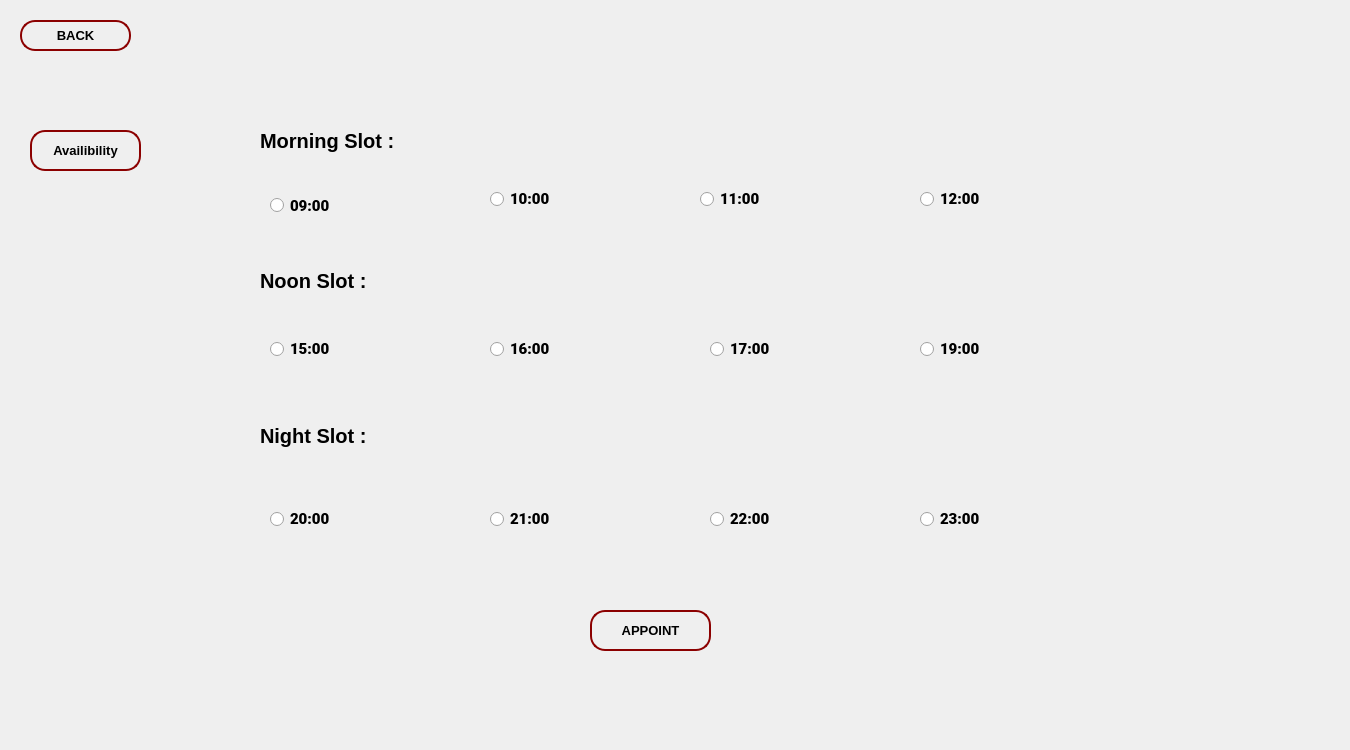
<?xml version="1.0" encoding="UTF-8"?>
<ui version="4.0">
 <class>appoinment</class>
 <widget class="QDialog" name="appoinment">
  <property name="geometry">
   <rect>
    <x>0</x>
    <y>0</y>
    <width>1350</width>
    <height>750</height>
   </rect>
  </property>
  <property name="windowTitle">
   <string>Dialog</string>
  </property>
  <property name="styleSheet">
   <string notr="true">QRadioButton{
	font-size: 15px;
font-family: roboto,sans-serif;
font-weight: 800;	
}

QLabel{
	font-size:20px;
	font-weight:bold;
}

QPushButton{
color:black;
font-weight:bold;
font-size:13px;
background-color:transparent;
border:2px solid #8b0000;
border-radius:15px;

}

QPushButton:hover{
color:white;
background:#8b0000;
border:2px solid white;
border-radius:15px;

}</string>
  </property>
  <widget class="QPushButton" name="pushButton">
   <property name="geometry">
    <rect>
     <x>20</x>
     <y>20</y>
     <width>111</width>
     <height>31</height>
    </rect>
   </property>
   <property name="text">
    <string>BACK</string>
   </property>
  </widget>
  <widget class="QRadioButton" name="m1">
   <property name="geometry">
    <rect>
     <x>270</x>
     <y>170</y>
     <width>71</width>
     <height>71</height>
    </rect>
   </property>
   <property name="styleSheet">
    <string notr="true"/>
   </property>
   <property name="text">
    <string>09:00</string>
   </property>
  </widget>
  <widget class="QRadioButton" name="m2">
   <property name="geometry">
    <rect>
     <x>490</x>
     <y>190</y>
     <width>91</width>
     <height>18</height>
    </rect>
   </property>
   <property name="text">
    <string>10:00</string>
   </property>
  </widget>
  <widget class="QRadioButton" name="m3">
   <property name="geometry">
    <rect>
     <x>700</x>
     <y>190</y>
     <width>121</width>
     <height>18</height>
    </rect>
   </property>
   <property name="text">
    <string>11:00</string>
   </property>
  </widget>
  <widget class="QPushButton" name="pushButton_2">
   <property name="geometry">
    <rect>
     <x>590</x>
     <y>610</y>
     <width>121</width>
     <height>41</height>
    </rect>
   </property>
   <property name="text">
    <string>APPOINT</string>
   </property>
  </widget>
  <widget class="QLabel" name="label">
   <property name="geometry">
    <rect>
     <x>260</x>
     <y>120</y>
     <width>161</width>
     <height>41</height>
    </rect>
   </property>
   <property name="styleSheet">
    <string notr="true"/>
   </property>
   <property name="text">
    <string>Morning Slot :</string>
   </property>
  </widget>
  <widget class="QRadioButton" name="m4">
   <property name="geometry">
    <rect>
     <x>920</x>
     <y>190</y>
     <width>131</width>
     <height>18</height>
    </rect>
   </property>
   <property name="text">
    <string>12:00</string>
   </property>
  </widget>
  <widget class="QLabel" name="label_2">
   <property name="geometry">
    <rect>
     <x>260</x>
     <y>260</y>
     <width>141</width>
     <height>41</height>
    </rect>
   </property>
   <property name="text">
    <string>Noon Slot :</string>
   </property>
  </widget>
  <widget class="QRadioButton" name="n1">
   <property name="geometry">
    <rect>
     <x>270</x>
     <y>340</y>
     <width>121</width>
     <height>18</height>
    </rect>
   </property>
   <property name="text">
    <string>15:00</string>
   </property>
  </widget>
  <widget class="QRadioButton" name="n2">
   <property name="geometry">
    <rect>
     <x>490</x>
     <y>340</y>
     <width>131</width>
     <height>18</height>
    </rect>
   </property>
   <property name="text">
    <string>16:00</string>
   </property>
  </widget>
  <widget class="QRadioButton" name="n3">
   <property name="geometry">
    <rect>
     <x>710</x>
     <y>340</y>
     <width>131</width>
     <height>18</height>
    </rect>
   </property>
   <property name="text">
    <string>17:00</string>
   </property>
  </widget>
  <widget class="QRadioButton" name="n4">
   <property name="geometry">
    <rect>
     <x>920</x>
     <y>340</y>
     <width>131</width>
     <height>18</height>
    </rect>
   </property>
   <property name="text">
    <string>19:00</string>
   </property>
  </widget>
  <widget class="QLabel" name="label_3">
   <property name="geometry">
    <rect>
     <x>260</x>
     <y>420</y>
     <width>151</width>
     <height>31</height>
    </rect>
   </property>
   <property name="text">
    <string>Night Slot :</string>
   </property>
  </widget>
  <widget class="QRadioButton" name="r1">
   <property name="geometry">
    <rect>
     <x>270</x>
     <y>510</y>
     <width>131</width>
     <height>18</height>
    </rect>
   </property>
   <property name="text">
    <string>20:00</string>
   </property>
  </widget>
  <widget class="QRadioButton" name="r2">
   <property name="geometry">
    <rect>
     <x>490</x>
     <y>510</y>
     <width>131</width>
     <height>18</height>
    </rect>
   </property>
   <property name="text">
    <string>21:00</string>
   </property>
  </widget>
  <widget class="QRadioButton" name="r3">
   <property name="geometry">
    <rect>
     <x>710</x>
     <y>510</y>
     <width>131</width>
     <height>18</height>
    </rect>
   </property>
   <property name="text">
    <string>22:00</string>
   </property>
  </widget>
  <widget class="QRadioButton" name="r4">
   <property name="geometry">
    <rect>
     <x>920</x>
     <y>510</y>
     <width>111</width>
     <height>18</height>
    </rect>
   </property>
   <property name="text">
    <string>23:00</string>
   </property>
  </widget>
  <widget class="QLabel" name="at">
   <property name="geometry">
    <rect>
     <x>340</x>
     <y>170</y>
     <width>101</width>
     <height>31</height>
    </rect>
   </property>
   <property name="text">
    <string/>
   </property>
  </widget>
  <widget class="QLabel" name="at1">
   <property name="geometry">
    <rect>
     <x>560</x>
     <y>150</y>
     <width>111</width>
     <height>41</height>
    </rect>
   </property>
   <property name="text">
    <string/>
   </property>
  </widget>
  <widget class="QLabel" name="at3">
   <property name="geometry">
    <rect>
     <x>770</x>
     <y>150</y>
     <width>121</width>
     <height>41</height>
    </rect>
   </property>
   <property name="text">
    <string/>
   </property>
  </widget>
  <widget class="QLabel" name="at4">
   <property name="geometry">
    <rect>
     <x>990</x>
     <y>150</y>
     <width>91</width>
     <height>41</height>
    </rect>
   </property>
   <property name="text">
    <string/>
   </property>
  </widget>
  <widget class="QLabel" name="at5">
   <property name="geometry">
    <rect>
     <x>340</x>
     <y>300</y>
     <width>111</width>
     <height>41</height>
    </rect>
   </property>
   <property name="text">
    <string/>
   </property>
  </widget>
  <widget class="QLabel" name="at6">
   <property name="geometry">
    <rect>
     <x>560</x>
     <y>300</y>
     <width>101</width>
     <height>41</height>
    </rect>
   </property>
   <property name="text">
    <string/>
   </property>
  </widget>
  <widget class="QLabel" name="at7">
   <property name="geometry">
    <rect>
     <x>770</x>
     <y>300</y>
     <width>111</width>
     <height>41</height>
    </rect>
   </property>
   <property name="text">
    <string/>
   </property>
  </widget>
  <widget class="QLabel" name="at8">
   <property name="geometry">
    <rect>
     <x>980</x>
     <y>300</y>
     <width>111</width>
     <height>41</height>
    </rect>
   </property>
   <property name="text">
    <string/>
   </property>
  </widget>
  <widget class="QLabel" name="at9">
   <property name="geometry">
    <rect>
     <x>340</x>
     <y>470</y>
     <width>111</width>
     <height>41</height>
    </rect>
   </property>
   <property name="text">
    <string/>
   </property>
  </widget>
  <widget class="QLabel" name="at10">
   <property name="geometry">
    <rect>
     <x>560</x>
     <y>470</y>
     <width>111</width>
     <height>41</height>
    </rect>
   </property>
   <property name="text">
    <string/>
   </property>
  </widget>
  <widget class="QLabel" name="at11">
   <property name="geometry">
    <rect>
     <x>780</x>
     <y>470</y>
     <width>111</width>
     <height>41</height>
    </rect>
   </property>
   <property name="text">
    <string/>
   </property>
  </widget>
  <widget class="QLabel" name="at12">
   <property name="geometry">
    <rect>
     <x>990</x>
     <y>470</y>
     <width>121</width>
     <height>41</height>
    </rect>
   </property>
   <property name="text">
    <string/>
   </property>
  </widget>
  <widget class="QPushButton" name="pushButton_3">
   <property name="geometry">
    <rect>
     <x>30</x>
     <y>130</y>
     <width>111</width>
     <height>41</height>
    </rect>
   </property>
   <property name="text">
    <string>Availibility</string>
   </property>
  </widget>
 </widget>
 <resources/>
 <connections/>
</ui>
